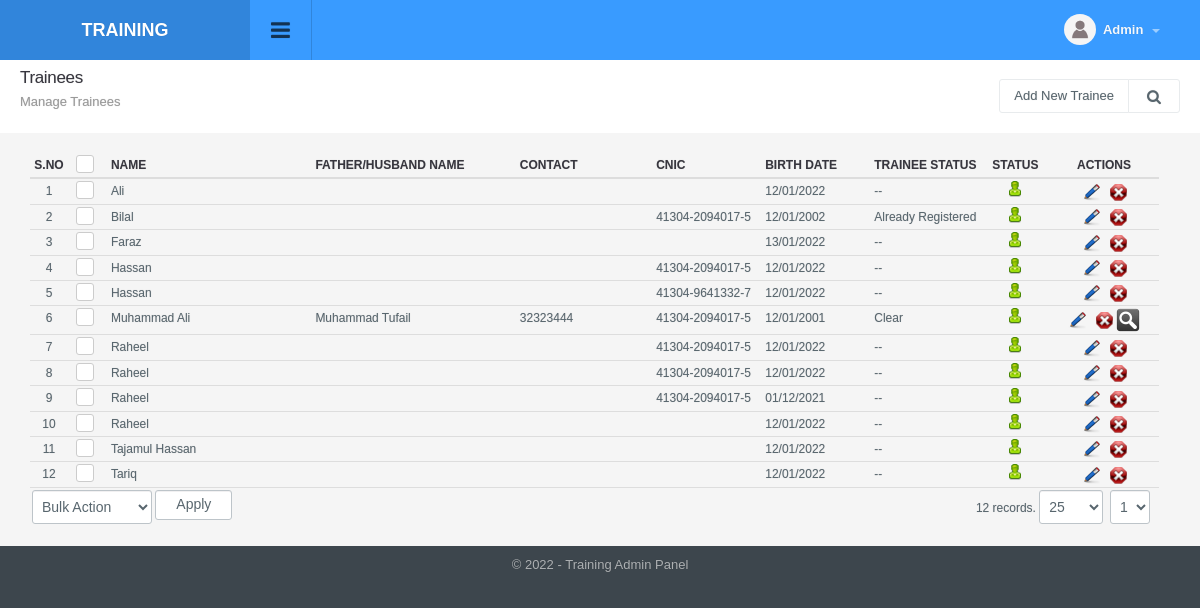
Screenshot of /trainees_manage.php (signed in) with the database file from the repository.
### tables this page shows
CREATE TABLE `config_variable` (
  `id` int(11) NOT NULL,
  `config_type_id` int(11) NOT NULL,
  `title` varchar(512) NOT NULL,
  `notes` varchar(512) NOT NULL,
  `type` varchar(200) NOT NULL,
  `default_values` text NOT NULL,
  `key` varchar(200) NOT NULL,
  `value` text NOT NULL,
  `sortorder` int(11) NOT NULL
);

CREATE TABLE `trainees` (
  `id` int(11) NOT NULL,
  `name` varchar(50) NOT NULL,
  `father_name` varchar(50) DEFAULT NULL,
  `gender` int(1) DEFAULT NULL,
  `cnic` varchar(16) DEFAULT NULL,
  `cnic_photo_front` varchar(50) DEFAULT NULL,
  `cnic_photo_back` varchar(50) DEFAULT NULL,
  `birth_date` date DEFAULT NULL,
  `cnic_issue_date` date DEFAULT NULL,
  `contact` varchar(20) NOT NULL,
  `trainee_status_id` int(1) NOT NULL DEFAULT '0',
  `status` int(1) NOT NULL DEFAULT '1',
  `ts` timestamp NOT NULL DEFAULT CURRENT_TIMESTAMP ON UPDATE CURRENT_TIMESTAMP
);

### include/utility.php (called while the page is built, shortened)
<?php
function get_config($var){
	global $dblink;
	$sql="select value from config_variable where `key`='".slash($var)."'";
	$resConfig=doquery($sql,$dblink);
	if(numrows($resConfig)>0){
		while($rowConfig=dofetch($resConfig))
			return unslash($rowConfig["value"]);
	}
}
$site_title=get_config("site_title");
function slash($str){
	if(!is_array($str))
		return utf8_encode(addslashes($str));
	else{
		for($i=0; $i<count($str); $i++)
			$str[$i]=slash($str[$i]);
		return $str;
	}
}
function unslash($str){
	return stripslashes(utf8_decode($str));
	}
function getStatusType($value){
	if( $value == 1 ) {
		return "Clear";
	}
	elseif( $value == 2 ) {
		return "Already Registered";
	}
	elseif( $value == 3 ) {
		return "Invalid Cnic";
	}
	else {
		return "--";
	}
}
function date_convert($date_added){
	if( !empty( $date_added ) ) {
		return date("d/m/Y", strtotime($date_added));
	}
	else{
		return $date_added;
	}
}

### include/db.php (called while the page is built, shortened)
<?php
function doquery($qr,$lnk){
	@$res=mysqli_query($lnk,$qr) or die($qr." - ".mysqli_error($lnk));
	return $res;
}
function dofetch($rs){
	@$rec=mysqli_fetch_array($rs);
	return $rec;
}
function numrows($rs){
	return mysqli_num_rows($rs);
}

### modules/trainees/list.php (the view, shortened to what this page needs)
<?php
$extra='';
?>
<div class="page-header">
	<h1 class="title">Trainees</h1>
  	<ol class="breadcrumb">
    	<li class="active">Manage Trainees</li>
  	</ol>
  	<div class="right">
    	<div class="btn-group" role="group" aria-label="...">
        	<a href="trainees_manage.php?tab=add" class="btn btn-light editproject">Add New Trainee</a>
            <a id="topstats" class="btn btn-light" href="#"><i class="fa fa-search"></i></a>
    	</div>
    </div>
</div>
<div class="panel-body table-responsive">
	<table class="table table-hover list">
    	<thead>
            <tr>
                <th width="2%" class="text-center">S.No</th>
                <th class="text-center" width="3%"><div class="checkbox checkbox-primary">
                    <label for="select_all"></label></div></th>
                <th width="15%">Name</th>
                <th width="15%">Father/Husband Name</th>
                <th width="10%">Contact</th>
                <th width="8%">CNIC</th>
                <th width="8%">Birth Date</th>
                <th width="8%">Trainee Status</th>
                <th width="5%" class="text-center">Status</th>
                <th width="8%" class="text-center">Actions</th>
            </tr>
        </thead>
        <tbody>
            <?php
            $sql="select a.* from trainees a left join trainees_2_center b on a.id = b.trainee_id where 1 $extra order by name";
            $rs=show_page($rows, $pageNum, $sql);
            if(numrows($rs)>0){
                $sn=1;
                while($r=dofetch($rs)){
                    ?>
                    <tr>
                        <td class="text-center"><?php echo $sn;?></td>
                        <td class="text-center"><div class="checkbox margin-t-0 checkbox-primary">
                            <label for="<?php echo "rec_".$sn?>"></label></div>
                        </td>
                        <td><?php echo unslash($r["name"]);?></td>
                        <td><?php echo unslash($r["father_name"]);?></td>
                        <td>
                            <?php echo unslash($r["contact"]);?>
                        </td>
                        <td><?php echo unslash($r["cnic"]);?></td>
                        <td><?php echo date_convert($r["birth_date"]);?></td>
                        <td><?php echo getStatusType($r["trainee_status_id"]);?></td>
                        <td class="text-center">
                            <a href="trainees_manage.php?id=<?php echo $r['id'];?>&tab=status&s=<?php echo ($r["status"]==0)?1:0;?>">
                                <?php
                                if($r["status"]==0){
                                    ?>
                                    <img src="images/offstatus.png" alt="Off" title="Set Status On">
                                    <?php
                                }
                                else{
                                    ?>
                                    <img src="images/onstatus.png" alt="On" title="Set Status Off">
                                    <?php
                                }
                                ?>
                            </a>
                        </td>
                        <td class="text-center">
                            <a href="trainees_manage.php?tab=edit&id=<?php echo $r['id'];?>"><img title="Edit Record" alt="Edit" src="images/edit.png"></a>&nbsp;&nbsp;
                            <a onclick="return confirm('Are you sure you want to delete')" href="trainees_manage.php?id=<?php echo $r['id'];?>&amp;tab=delete"><img title="Delete Record" alt="Delete" src="images/delete.png"></a>
                            <?php if($r["trainee_status_id"]==1){?><a href="trainees_manage.php?tab=offer_letter&id=<?php echo $r['id'];?>"><img title="Print Letter" alt="Edit" src="images/view.png"></a><?php }?>
                        </td>
                    </tr>
                    <?php
                    $sn++;
                }
                ?>
                <tr>
                    <td colspan="5" class="actions">
                        <select name="bulk_action" class="" id="bulk_action" title="Choose Action">
                            <option value="null">Bulk Action</option>
                        </select>
                        <input type="button" name="apply" value="Apply" id="apply_bulk_action" class="btn btn-light" title="Apply Action"  />
                    </td>
                    <td colspan="5" class="paging" title="Paging" align="right"><?php echo pages_list($rows, "trainees", $sql, $pageNum)?></td>
                </tr>
                <?php
            }
            else{
                ?>
                <tr>
                    <td colspan="10"  class="no-record">No Result Found</td>
                </tr>
                <?php
            }
            ?>
        </tbody>
     </table>
</div>

### include/header.php (shortened to what this page needs)
<!DOCTYPE html PUBLIC "-//W3C//DTD XHTML 1.0 Transitional//EN" "http://www.w3.org/TR/xhtml1/DTD/xhtml1-transitional.dtd">
<html xmlns="http://www.w3.org/1999/xhtml">
<head>
<link type="text/css" rel="stylesheet" href="css/font-awesome.min.css" />
<link type="text/css" rel="stylesheet" href="css/font-awesome.css" />
<link type="text/css" rel="stylesheet"  href="css/bootstrap.css" />
<link rel="stylesheet" href="css/bootstrap-datetimepicker.min.css" />
<link type="text/css" rel="stylesheet"  href="css/awesome-bootstrap-checkbox.css" />
<link href="css/general.css" type="text/css" rel="stylesheet" />
<link type="text/css" rel="stylesheet"  href="css/style.css" />
<link rel="stylesheet" href="//code.jquery.com/ui/1.12.1/themes/base/jquery-ui.css">
</head>
<body>
	<div id="wrapper" class="round_corners">
    	<div id="top" class="clearfix">
            <div class="applogo">
			<a href="index.php" class="logo"><?php $admin_logo=get_config("admin_logo"); if(empty($admin_logo)) echo $site_title; else { ?><img src="<?php echo $file_upload_root;?>config/<?php echo $admin_logo?>" width="50" style="margin-right:5px" /><?php echo $site_title; }?></a>
            </div>
            <a class="sidebar-open-button" href="#"><i class="fa fa-bars"></i></a>
            <ul class="top-right">
            	<li class="dropdown link">
                	<a class="dropdown-toggle profilebox" data-toggle="dropdown" href="#">
                    	<img alt="img" src="images/profileimg-default.png">
                        <b><?php echo ucfirst((isset($_SESSION["logged_in_admin"]) && $_SESSION["logged_in_admin"]!="")?$_SESSION["logged_in_admin"]["name"]:"Guest");?></b>
                        <span class="caret"></span>
                    </a>
                </li>
           </ul>
        </div>
		<div class="content" style="margin-left:0">

### include/footer.php (shortened to what this page needs)
<div id="footer" class="bottom_round_corners">
	<div id="footer_content">
    	<address>&copy; <?php echo date("Y");?> - <?php echo $site_title; ?> Admin Panel</address>
    </div>
</div>
<link href="js/fancybox/jquery.fancybox.min.css" rel="stylesheet" type="text/css" />
<link href="js/chosen/chosen.css" rel="stylesheet" type="text/css" />
<link rel="stylesheet" type="text/css" href="css/angularjs-datetime-picker.css" />
</body>
</html>

### rows the page displays
config_variable: value "TRAINING", value "Training"
trainees: name "Ali", birth_date "12/01/2022", trainee_status "--", status 1 (drawn)
trainees: name "Bilal", cnic "41304-2094017-5", birth_date "12/01/2002", trainee_status "Already Registered", status 1 (drawn)
trainees: name "Faraz", birth_date "13/01/2022", trainee_status "--", status 1 (drawn)
trainees: name "Hassan", cnic "41304-2094017-5", birth_date "12/01/2022", trainee_status "--", status 1 (drawn)
trainees: name "Hassan", cnic "41304-9641332-7", birth_date "12/01/2022", trainee_status "--", status 1 (drawn)
trainees: name "Muhammad Ali", father_name "Muhammad Tufail", contact "32323444", cnic "41304-2094017-5", birth_date "12/01/2001", trainee_status "Clear", status 1 (drawn)
trainees: name "Raheel", cnic "41304-2094017-5", birth_date "12/01/2022", trainee_status "--", status 1 (drawn)
trainees: name "Raheel", cnic "41304-2094017-5", birth_date "12/01/2022", trainee_status "--", status 1 (drawn)
trainees: name "Raheel", cnic "41304-2094017-5", birth_date "01/12/2021", trainee_status "--", status 1 (drawn)
trainees: name "Raheel", birth_date "12/01/2022", trainee_status "--", status 1 (drawn)
trainees: name "Tajamul Hassan", birth_date "12/01/2022", trainee_status "--", status 1 (drawn)
trainees: name "Tariq", birth_date "12/01/2022", trainee_status "--", status 1 (drawn)

### other values shown
pages_list($rows, "trainees", $sql, $pageNum) "12 records."
form field page "1"
